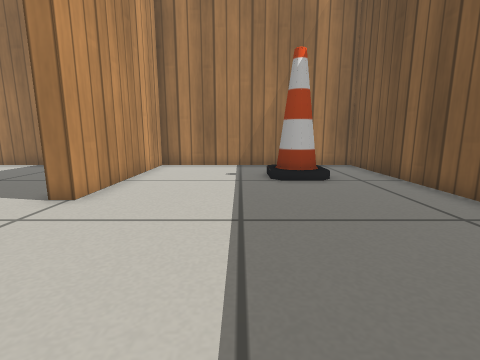
[1] (above)

12 first-person views from a walk through a world built for the Gazebo simulator. The camera is 0.38 m above the floor, tilts 10° down and sees 85° across. The floor is counted in squares, 0.25 m on a side. Each view is taken from the middle of a square. On the plan, view 1 faces up. The plan holds only what a view shows up to about 14 squares ahead; the rest is blank. Robots are left out. Gazebo's built-in surfaces are drawn with simple patterns.

[2]
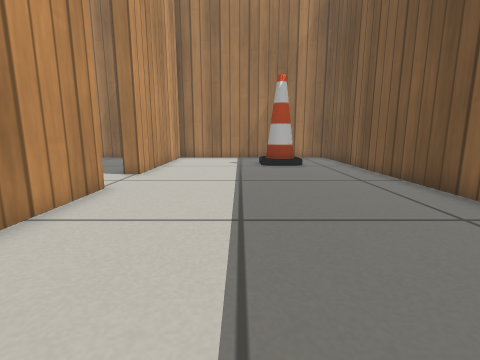

[3]
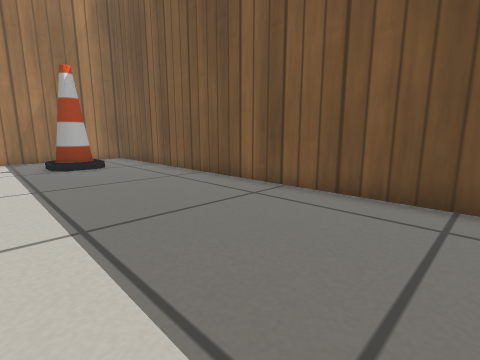

[4]
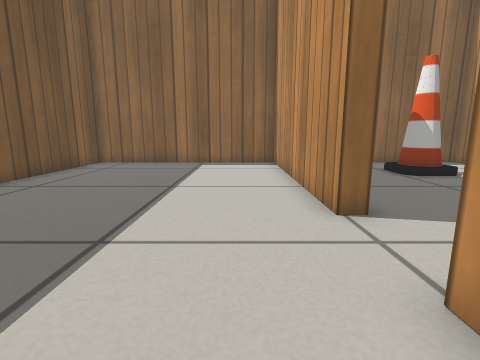

[5]
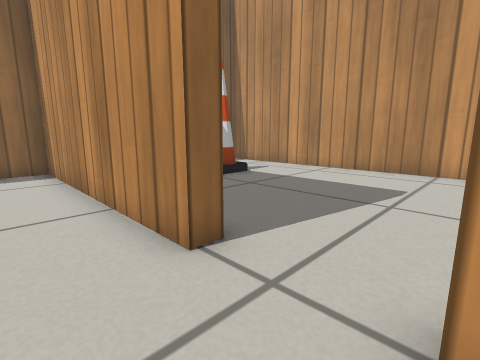

[6]
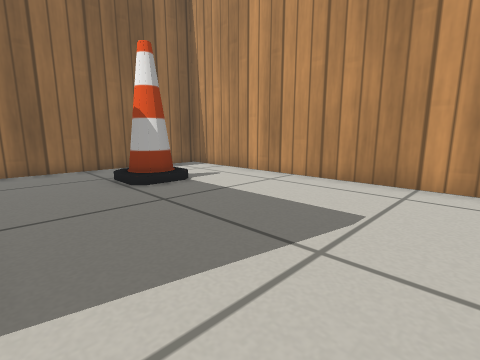

[7]
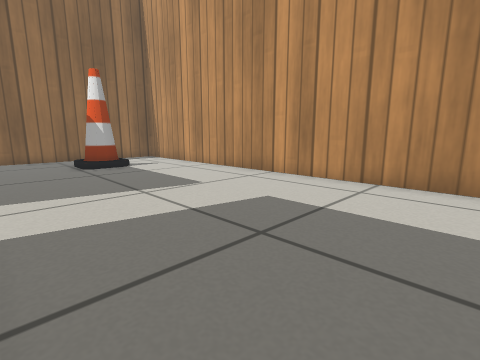

[8]
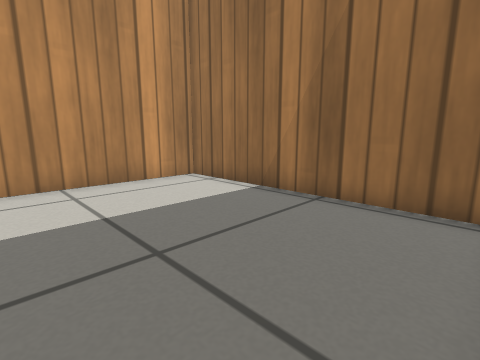

[9]
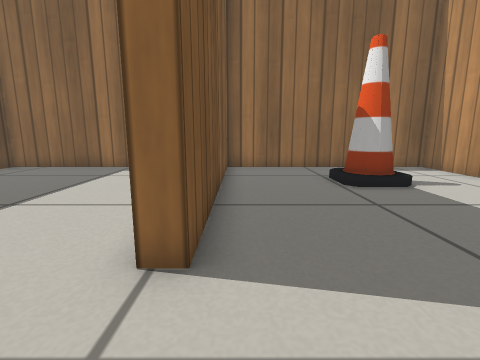

[10]
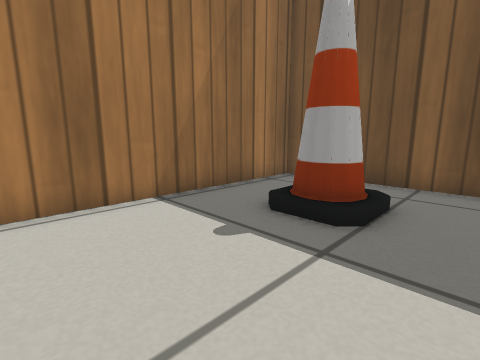

[11]
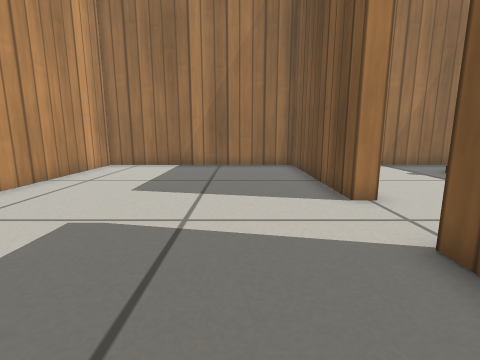

[12]
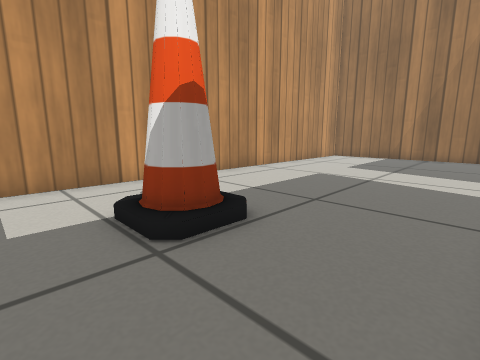

### Floor plan
Points are (right, up) in squares from view 1. A wall is a line through its corners. A room is listed if a view was taken in it or the views show most of it. See-through windows are left out.
Room 1 (views 1, 2, 3, 4, 5, 10)
walls: (-3.8, 3.2) (-3.8, -6) (5.4, -6) (5.4, 12.8) (-3.8, 12.8) (-3.8, 5.9)
ways out: opening at (-4, 4.5) to room 2
objects: cone (2, 9) to (3, 10)
Room 2 (views 6, 7, 8, 9, 11, 12)
walls: (-3.8, 5.9) (-4.4, 5.9) (-4.4, 12.8) (-13.4, 12.8) (-13.4, -6) (-4.4, -6) (-4.4, 3.2) (-3.8, 3.2)
ways out: opening at (-4, 4.5) to room 1
objects: cone (-10, -3) to (-9, -2)

Positions as (right, up) in squares from view 1, and headings:
1: (0, 0), facing up
2: (0, -4), facing up
3: (-1, -4), facing up-right
4: (-2, 8), facing down
5: (-2, 6), facing down-left
6: (-5, 6), facing down-left
7: (-5, 11), facing down-left
8: (-5, 7), facing up-left
9: (-5, 6), facing down
10: (-3, 7), facing up-right
11: (-7, 0), facing up
12: (-5, -5), facing up-left
